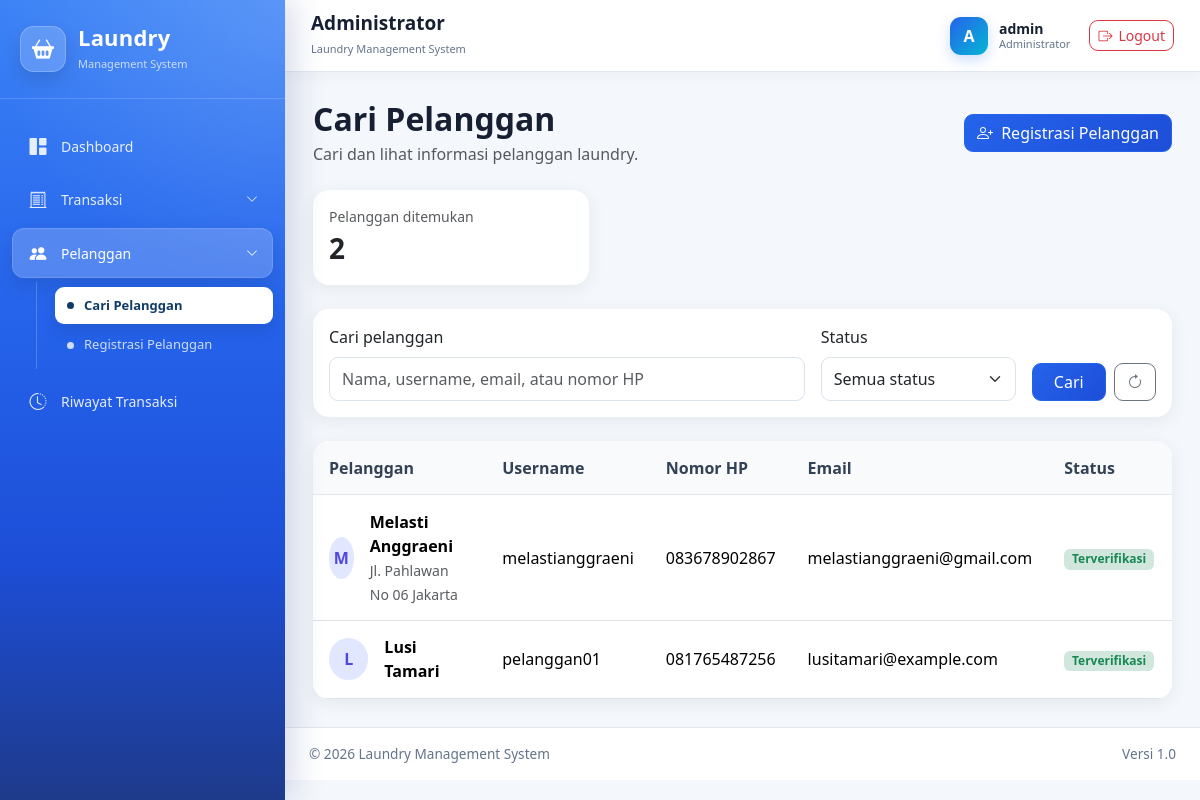
Page /kasir/pelanggan/ (signed in) on the committed database.
### administrator/models.py (models this page shows, shortened)
class User(AbstractUser):
    class Role(models.TextChoices):
        ADMINISTRATOR = "administrator", "Administrator"
        KASIR = "kasir", "Kasir"
        PETUGAS_LAUNDRY = "petugaslaundry", "Petugas Laundry"
        PELANGGAN = "pelanggan", "Pelanggan"
    role = models.CharField(
        max_length=30,
        choices=Role.choices,
        default=Role.PELANGGAN,
        db_index=True,
        verbose_name="Hak akses",
    )
    nomor_hp = models.CharField(
        max_length=20,
        unique=True,
        verbose_name="Nomor HP",
    )
    alamat = models.TextField(
        blank=True,
        verbose_name="Alamat",
    )
    foto = models.ImageField(
        upload_to="pengguna/foto/",
        blank=True,
        null=True,
        verbose_name="Foto",
    )
    is_verified = models.BooleanField(
        default=False,
        db_index=True,
        verbose_name="Terverifikasi",
        help_text="Pelanggan harus diverifikasi administrator sebelum dapat login.",
    )
    verified_at = models.DateTimeField(
        blank=True,
        null=True,
        verbose_name="Waktu verifikasi",
    )
    verified_by = models.ForeignKey(
        "self",
        on_delete=models.SET_NULL,
        blank=True,
        null=True,
        related_name="pengguna_diverifikasi",
        verbose_name="Diverifikasi oleh",
    )
    email = models.EmailField(
        unique=True,
        verbose_name="Email",
    )
    class Meta:
        verbose_name = "Pengguna"
        verbose_name_plural = "Data Pengguna"
        ordering = ["username"]
    def verifikasi(self, administrator):
        """
        Memverifikasi akun pelanggan.
        """
        self.is_verified = True
        self.is_active = True
        self.verified_at = timezone.now()
        self.verified_by = administrator
        self.save(
            update_fields=[
                "is_verified",
                "is_active",
                "verified_at",
                "verified_by",
            ]
        )

### kasir/views_pelanggan.py (the view, shortened to what this page needs)
@kasir_required
def pelanggan_list(request):
    pelanggan_queryset = (
        User.objects
        .filter(role="pelanggan")
        .order_by("-date_joined")
    )
    keyword = request.GET.get("q", "").strip()
    status = request.GET.get("status", "").strip()
    if status == "aktif":
        pelanggan_queryset = pelanggan_queryset.filter(
            is_active=True,
            is_verified=True,
        )
    elif status == "menunggu":
        pelanggan_queryset = pelanggan_queryset.filter(
            is_verified=False,
        )
    elif status == "nonaktif":
        pelanggan_queryset = pelanggan_queryset.filter(
            is_active=False,
        )
    total_pelanggan = pelanggan_queryset.count()
    paginator = Paginator(pelanggan_queryset, 10)
    page_obj = paginator.get_page(request.GET.get("page"))
    context = {
        "pelanggan_list": page_obj.object_list,
        "page_obj": page_obj,
        "keyword": keyword,
        "status_terpilih": status,
        "total_pelanggan": total_pelanggan,
    }
    return render(
        request,
        "kasir/pelanggan/list.html",
        context,
    )

### templates/kasir/pelanggan/list.html (shortened to what this page needs)
{% extends "base.html" %}
{% block content %}
<div class="d-flex flex-wrap justify-content-between align-items-center gap-3 mb-4">
    <div>
        <h2 class="fw-bold mb-1">Cari Pelanggan</h2>
        <p class="text-muted mb-0">
            Cari dan lihat informasi pelanggan laundry.
        </p>
    </div>
    <a
        href="{% url 'kasir:pelanggan_register' %}"
        class="btn btn-primary"
    >
        <i class="bi bi-person-plus me-1"></i>
        Registrasi Pelanggan
    </a>
</div>
<div class="row g-3 mb-4">
    <div class="col-md-4">
        <div class="card customer-card">
            <div class="card-body">
                <div class="text-muted small">
                    Pelanggan ditemukan
                </div>
                <div class="fs-3 fw-bold">
                    {{ total_pelanggan }}
                </div>
            </div>
        </div>
    </div>
</div>
<div class="card filter-card mb-4">
    <div class="card-body">
        <form method="get">
            <div class="row g-3">
                <div class="col-lg-7">
                    <label class="form-label">
                        Cari pelanggan
                    </label>
                    <input
                        type="text"
                        name="q"
                        value="{{ keyword }}"
                        class="form-control"
                        placeholder="Nama, username, email, atau nomor HP"
                    >
                </div>
                <div class="col-lg-3">
                    <label class="form-label">
                        Status
                    </label>
                    <select name="status" class="form-select">
                        <option value="">
                            Semua status
                        </option>
                    </select>
                </div>
                <div class="col-lg-2 d-flex align-items-end gap-2">
                    <button
                        type="submit"
                        class="btn btn-primary flex-grow-1"
                    >
                        Cari
                    </button>
                    <a
                        href="{% url 'kasir:pelanggan_list' %}"
                        class="btn btn-outline-secondary"
                    >
                        <i class="bi bi-arrow-clockwise"></i>
                    </a>
                </div>
            </div>
        </form>
    </div>
</div>
<div class="card table-card">
    <div class="table-responsive">
        <table class="table table-hover mb-0">
            <thead class="table-light">
                <tr>
                    <th>Pelanggan</th>
                    <th>Username</th>
                    <th>Nomor HP</th>
                    <th>Email</th>
                    <th>Status</th>
                </tr>
            </thead>
            <tbody>
                {% for pelanggan in pelanggan_list %}
                    <tr>
                        <td>
                            <div class="d-flex align-items-center gap-3">
                                <div class="customer-avatar">
                                    {{ pelanggan.first_name|first|default:pelanggan.username|first|upper }}
                                </div>
                                <div>
                                    <div class="fw-semibold">
                                        {{ pelanggan.get_full_name|default:pelanggan.username }}
                                    </div>
                                    {% if pelanggan.alamat %}
                                        <small class="text-muted">
                                            {{ pelanggan.alamat|truncatechars:40 }}
                                        </small>
                                    {% endif %}
                                </div>
                            </div>
                        </td>
                        <td>
                            {{ pelanggan.username }}
                        </td>
                        <td>
                            {{ pelanggan.nomor_hp|default:"-" }}
                        </td>
                        <td>
                            {{ pelanggan.email|default:"-" }}
                        </td>
                        <td>
                            {% if not pelanggan.is_active %}
                                <span class="badge bg-danger-subtle text-danger">
                                    Nonaktif
                                </span>
                            {% elif pelanggan.is_verified %}
                                <span class="badge bg-success-subtle text-success">
                                    Terverifikasi
                                </span>
                            {% else %}
                                <span class="badge bg-warning-subtle text-warning">
                                    Menunggu verifikasi
                                </span>
                            {% endif %}
                        </td>
                    </tr>
                {% endfor %}
            </tbody>
        </table>
    </div>
</div>
{% endblock %}

### templates/includes/navbar.html
<nav class="top-navbar">
    <div>
        <h5 class="navbar-title">
            {% if request.user.role == "administrator" %}
                Administrator
            {% elif request.user.role == "kasir" %}
                Kasir
            {% elif request.user.role == "petugas_laundry" %}
                Petugas Laundry
            {% elif request.user.role == "pelanggan" %}
                Pelanggan
            {% else %}
                Laundry Management System
            {% endif %}
        </h5>
        <small class="navbar-subtitle">
            Laundry Management System
        </small>
    </div>
    <div class="navbar-user">
        <div class="user-avatar">
            {{ request.user.username|first|upper }}
        </div>
        <div class="user-info">
            <span class="user-name">
                {{ request.user.get_full_name|default:request.user.username }}
            </span>
            <small>
                {% if request.user.is_authenticated %}
                    {{ request.user.get_role_display }}
                {% endif %}
            </small>
        </div>
        <a
            href="{% url 'logout' %}"
            class="btn btn-outline-danger btn-sm logout-button"
        >
            <i class="bi bi-box-arrow-right"></i>
            Logout
        </a>
    </div>
</nav>

### static/css/style.css (style rules this page uses)
:root { --sidebar-width: 285px; --primary: #2563eb; --primary-dark: #1d4ed8; --primary-deep: #1e3a8a; --primary-soft: #dbeafe; --cyan: #06b6d4; --body-bg: #f4f7fb; --text-dark: #172033; --text-muted: #64748b; --white: #ffffff; --border: #e2e8f0; }
* { box-sizing: border-box; }
html, body { min-height: 100%; }
body { margin: 0; background: var(--body-bg); color: var(--text-dark); font-family: "Segoe UI", Tahoma, Geneva, Verdana, sans-serif; }
.top-navbar { position: sticky; top: 0; z-index: 1020; display: flex; align-items: center; justify-content: space-between; min-height: 72px; padding: 12px 26px; background: rgba(255, 255, 255, 0.94); border-bottom: 1px solid var(--border); box-shadow: 0 4px 15px rgba(15, 23, 42, 0.04); backdrop-filter: blur(12px); }
.navbar-title { margin: 0; color: var(--text-dark); font-size: 19px; font-weight: 700; }
.navbar-subtitle { color: var(--text-muted); font-size: 11px; }
.navbar-user { display: flex; align-items: center; gap: 11px; }
.user-avatar { display: grid; width: 38px; height: 38px; place-items: center; color: var(--white); background: linear-gradient(135deg, var(--primary), var(--cyan)); border-radius: 11px; font-weight: 700; box-shadow: 0 5px 14px rgba(37, 99, 235, 0.22); }
.user-info { display: flex; flex-direction: column; line-height: 1.2; }
.user-name { color: var(--text-dark); font-size: 14px; font-weight: 600; }
.user-info small { color: var(--text-muted); font-size: 11px; }
.logout-button { display: inline-flex; align-items: center; gap: 6px; margin-left: 8px; border-radius: 9px; }
.card { border: 1px solid rgba(226, 232, 240, 0.8); border-radius: 16px; box-shadow: 0 10px 28px rgba(15, 23, 42, 0.06); }
.btn { border-radius: 9px; }
.btn-primary { background: linear-gradient(135deg, var(--primary), var(--primary-dark)); border-color: var(--primary); }
.form-control, .form-select { min-height: 44px; border-color: #dbe3ee; border-radius: 9px; }
.table thead th { color: #334155; background: #f8fafc; border-bottom: 1px solid var(--border); font-weight: 700; }

### templates/kasir/pelanggan/list.html (style rules this page uses)
.customer-card, .filter-card, .table-card { border: 0; border-radius: 16px; box-shadow: 0 4px 18px rgba(15, 23, 42, 0.07); }
.table-card { overflow: hidden; }
.customer-avatar { width: 42px; height: 42px; border-radius: 50%; display: flex; align-items: center; justify-content: center; background: #e0e7ff; color: #4f46e5; font-weight: 700; }
.table > :not(caption) > * > * { padding: 0.9rem 1rem; vertical-align: middle; }

### rows in the picture
User: user.username|first "A", user.get_full_name "admin", user.role "Administrator"
User: first_name|first "M", get_full_name "Melasti Anggraeni", alamat "Jl. Pahlawan No 06 Jakarta", username "melastianggraeni", nomor_hp "083678902867", email "melastianggraeni@gmail.com", is_active "Terverifikasi"
User: first_name|first "L", get_full_name "Lusi Tamari", username "pelanggan01", nomor_hp "081765487256", email "lusitamari@example.com", is_active "Terverifikasi"

### other values in the picture
{{ total_pelanggan }} "2"
